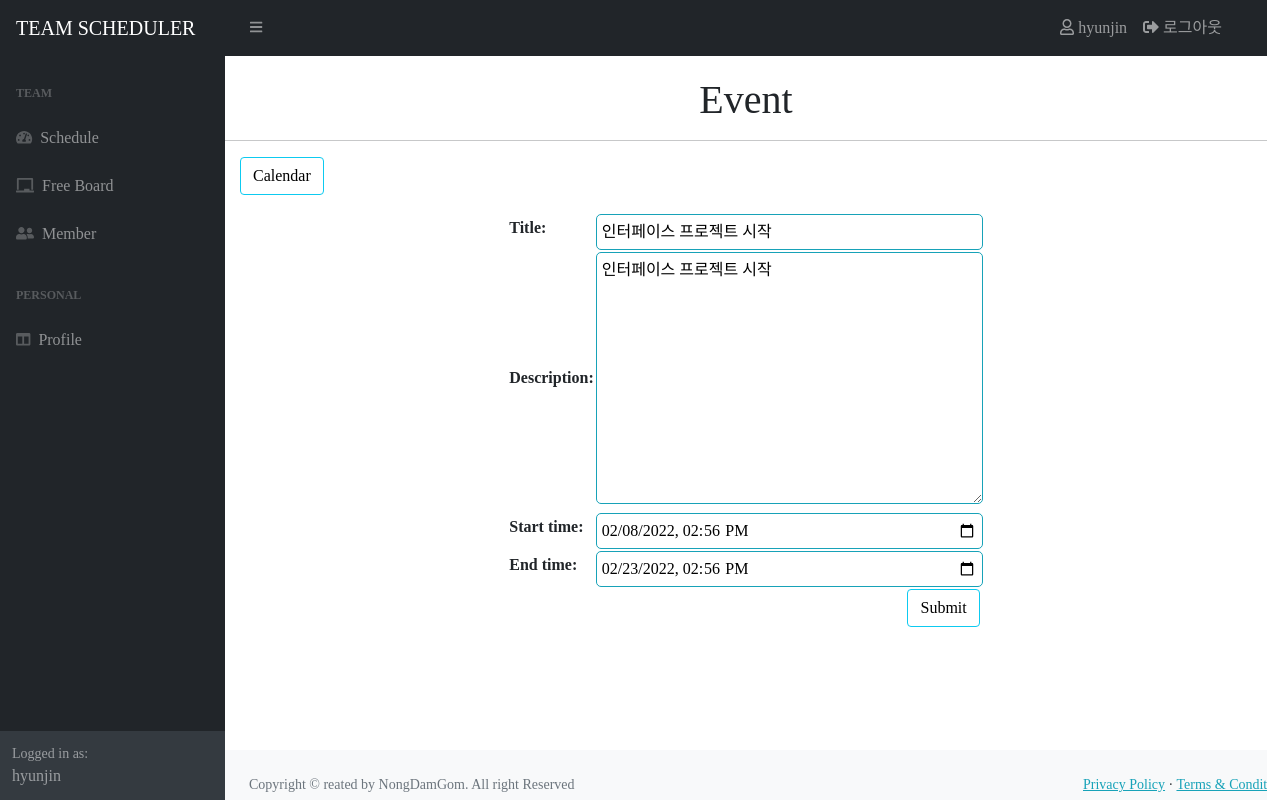
Page /cal/event/edit/20/ (signed in) on the earlier database version.
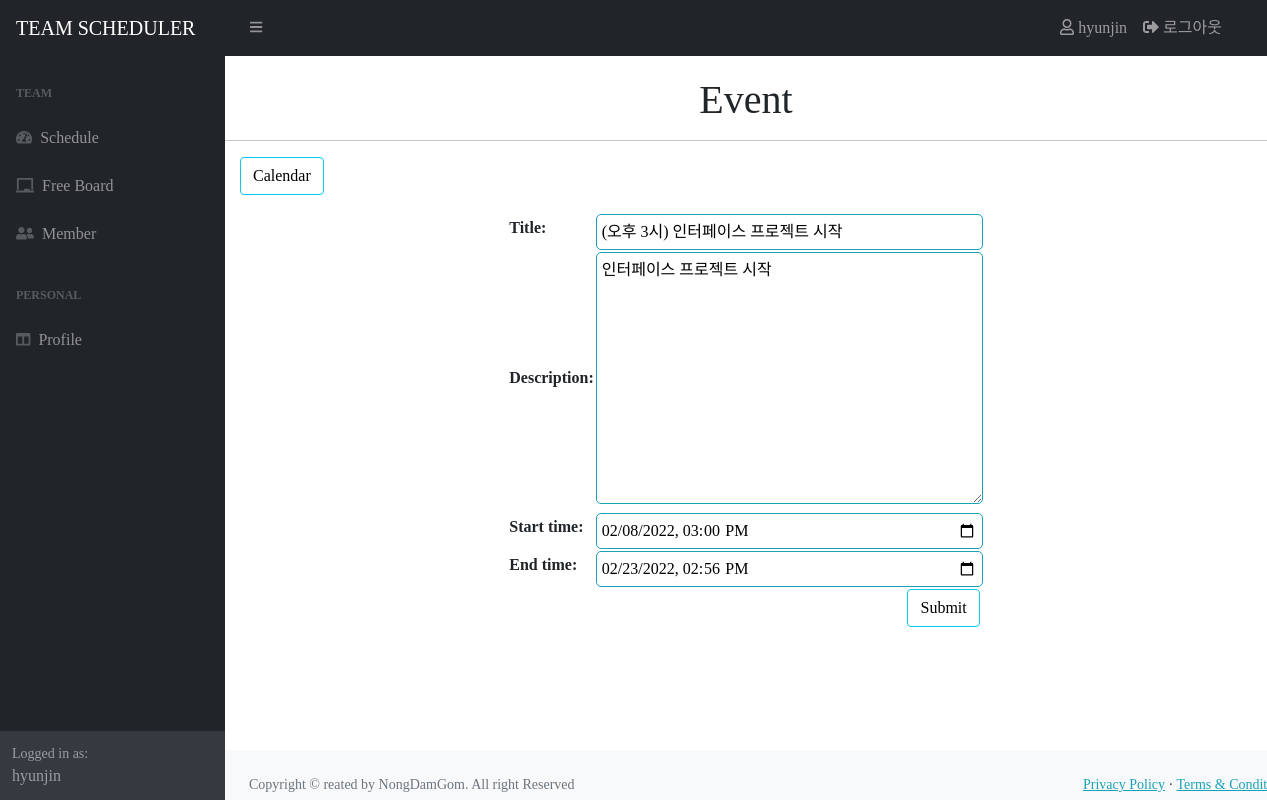
Same page on the later database version.
### cal/models.py (models this page shows, shortened)
class Event(models.Model):
    author = models.ForeignKey(User, on_delete=models.CASCADE)
    title = models.CharField(max_length=200)
    description = models.TextField()
    start_time = models.DateTimeField()
    end_time = models.DateTimeField()

### cal/views.py (the view)
# urls.py: path('event/edit/<int:event_id>/', views.event_modify, name='event_edit'),
@login_required(login_url='users:login')
def event_modify(request, event_id):
    event = get_object_or_404(Event, pk=event_id)
    if request.method == "POST":
        form = EventForm(request.POST, instance=event)
        if form.is_valid():
            event = form.save(commit=False)
            event.author = request.user
            event.save()
            return redirect('cal:detail', event_id=event.id)
    else:
        form = EventForm(instance=event)
        context = {'form': form}
        return render(request, 'cal/event_form.html', context)

### cal/forms.py
class EventForm(ModelForm):
  class Meta:
    model = Event
    widgets = {
      'start_time': DateInput(attrs={'type': 'datetime-local'}, format='%Y-%m-%dT%H:%M'),
      'end_time': DateInput(attrs={'type': 'datetime-local'}, format='%Y-%m-%dT%H:%M'),
    }
    fields = ['title', 'description', 'start_time', 'end_time']
  def __init__(self, *args, **kwargs):
    super(EventForm, self).__init__(*args, **kwargs)
    self.fields['start_time'].input_formats = ('%Y-%m-%dT%H:%M',)
    self.fields['end_time'].input_formats = ('%Y-%m-%dT%H:%M',)

### templates/cal/event_form.html (shortened to what this page needs)
{% extends 'cal/cal_base.html' %} {% block title %} Event {% endblock %} {% block content_side %}
<div class="clearfix">
  <a class="btn btn-info left" href="{% url 'cal:calendar' %}"> Calendar </a>
</div>
<div class="container my-3">
  <form method="post">
    <table class="form form-table">
      <tr>
        <td>{{ event.author }}</td>
        <td>{{ form }}</td>
      </tr>
      <tr>
        <td colspan="2"><button type="submit" class="btn btn-info right">Submit</button></td>
      </tr>
    </table>
  </form>
</div>
{% endblock %} \

Differences in the rows shown:
changed Event "인터페이스 프로젝트 시작": title "인터페이스 프로젝트 시작" → "(오후 3시) 인터페이스 프로젝트 시작"; start_time "02/08/2022 14:56" → "02/08/2022 15:00"
